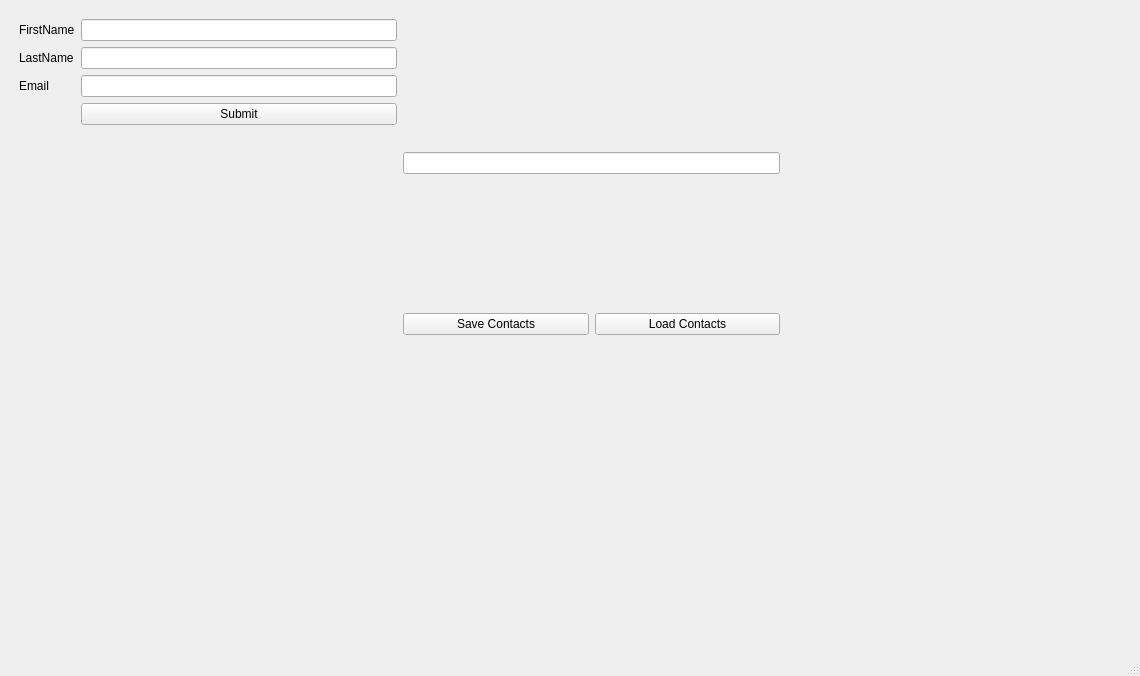
<?xml version="1.0" encoding="UTF-8"?>
<ui version="4.0">
 <class>MainWindow</class>
 <widget class="QMainWindow" name="MainWindow">
  <property name="geometry">
   <rect>
    <x>0</x>
    <y>0</y>
    <width>1140</width>
    <height>676</height>
   </rect>
  </property>
  <property name="windowTitle">
   <string>MainWindow</string>
  </property>
  <widget class="QWidget" name="centralwidget">
   <widget class="QWidget" name="horizontalLayoutWidget">
    <property name="geometry">
     <rect>
      <x>19</x>
      <y>19</y>
      <width>761</width>
      <height>451</height>
     </rect>
    </property>
    <layout class="QHBoxLayout" name="horizontalLayout">
     <item>
      <layout class="QFormLayout" name="formLayout">
       <item row="0" column="0">
        <widget class="QLabel" name="label">
         <property name="text">
          <string>FirstName</string>
         </property>
        </widget>
       </item>
       <item row="0" column="1">
        <widget class="QLineEdit" name="lineEdit"/>
       </item>
       <item row="1" column="0">
        <widget class="QLabel" name="label_2">
         <property name="text">
          <string>LastName</string>
         </property>
        </widget>
       </item>
       <item row="1" column="1">
        <widget class="QLineEdit" name="lineEdit_2"/>
       </item>
       <item row="2" column="0">
        <widget class="QLabel" name="label_3">
         <property name="text">
          <string>Email</string>
         </property>
        </widget>
       </item>
       <item row="2" column="1">
        <widget class="QLineEdit" name="lineEdit_3"/>
       </item>
       <item row="3" column="1">
        <widget class="QPushButton" name="pushButton_3">
         <property name="text">
          <string>Submit</string>
         </property>
        </widget>
       </item>
      </layout>
     </item>
     <item>
      <layout class="QHBoxLayout" name="horizontalLayout_2">
       <item>
        <layout class="QVBoxLayout" name="verticalLayout">
         <item>
          <widget class="QLineEdit" name="lineEdit_4"/>
         </item>
         <item>
          <layout class="QHBoxLayout" name="horizontalLayout_3">
           <item>
            <widget class="QPushButton" name="pushButton_2">
             <property name="text">
              <string>Save Contacts</string>
             </property>
            </widget>
           </item>
           <item>
            <widget class="QPushButton" name="pushButton">
             <property name="text">
              <string>Load Contacts</string>
             </property>
            </widget>
           </item>
          </layout>
         </item>
        </layout>
       </item>
      </layout>
     </item>
    </layout>
   </widget>
  </widget>
  <widget class="QMenuBar" name="menubar">
   <property name="geometry">
    <rect>
     <x>0</x>
     <y>0</y>
     <width>1140</width>
     <height>20</height>
    </rect>
   </property>
  </widget>
  <widget class="QStatusBar" name="statusbar"/>
 </widget>
 <resources/>
 <connections/>
</ui>
